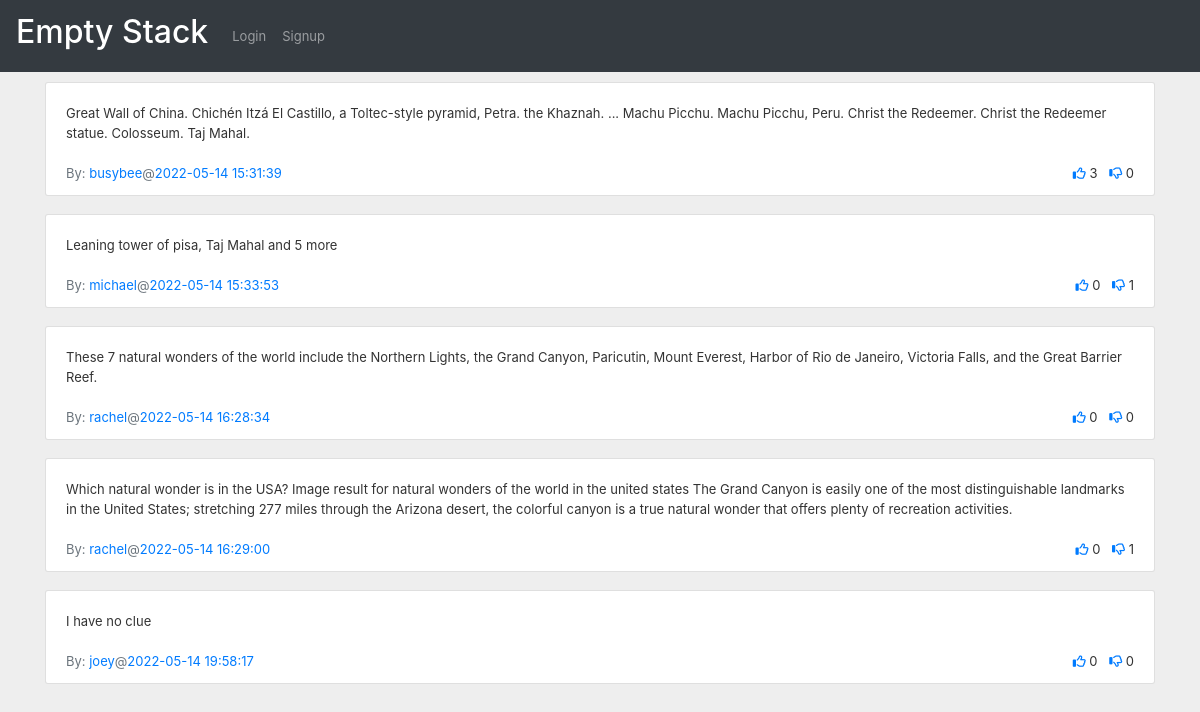
The app's page /show_answers/9, older data.
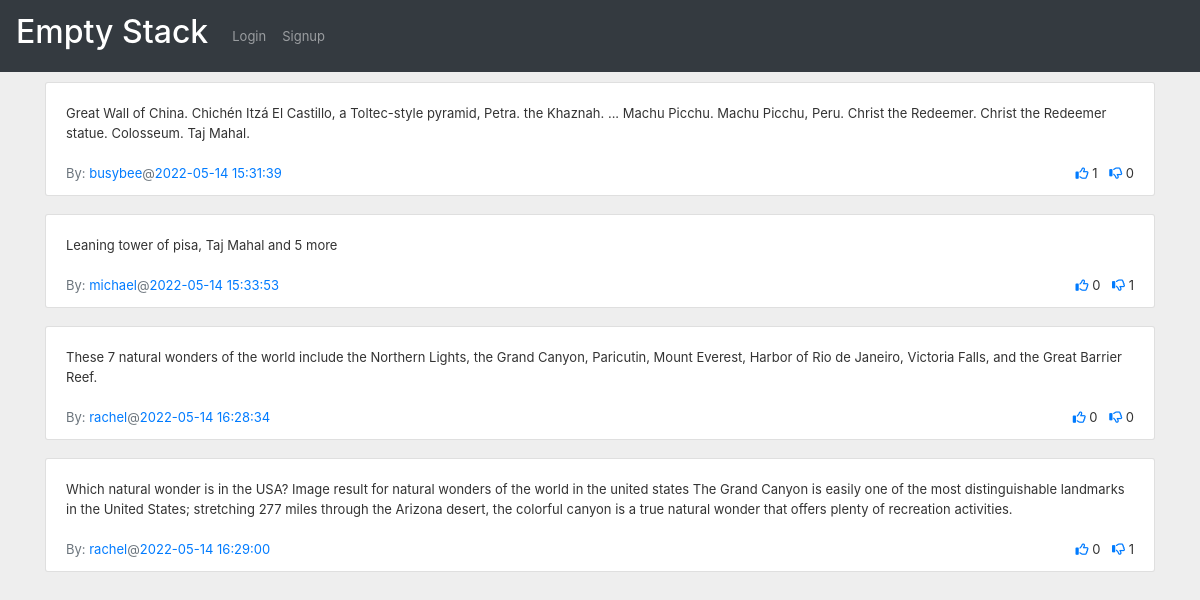
The same page, newer data.
### app.py (models this page shows)
class Answers(db.Model):
    answerid = db.Column(db.Integer, autoincrement=True, primary_key=True)
    userid = db.Column(db.Integer, ForeignKey(Users.userid))
    answer = db.Column(db.Text)
    questionid = db.Column(db.Integer, ForeignKey(Questions.questionid))
    timeposted = db.Column(db.DateTime, server_default=func.now())
    upvotes = db.Column(db.Integer, default=0)
    downvotes = db.Column(db.Integer, default=0)
    bestanswer = db.Column(db.Boolean, default=False)

class Users(db.Model):
    userid = db.Column(db.Integer, primary_key=True, autoincrement=True)
    username = db.Column(db.String, unique=True)
    firstname = db.Column(db.String)
    lastname = db.Column(db.String)
    email = db.Column(db.String)
    phone = db.Column(db.String)
    profile = db.Column(db.Text)
    rating = db.Column(db.Integer, default=0)
    city = db.Column(db.String)
    state = db.Column(db.String)
    country = db.Column(db.String)

### app.py (the view)
@app.route('/show_answers/<question_id>', methods=['GET', 'POST'])
def show_answers(question_id):
    session['question_id'] = question_id
    question_id = int(question_id)
    answers = Answers.query.filter_by(questionid=question_id).all()
    usernames = []
    list_of_upvotes = []
    list_of_downvotes = []
    for answer in answers:
        user = Users.query.filter_by(userid=answer.userid).first()
        user_upvote = Upvotes.query.filter_by(userid=session.get('userid'), answerid=answer.answerid).first()
        if user_upvote:
            list_of_upvotes.append(True)
        else:
            list_of_upvotes.append(False)
        user_downvote = Downvotes.query.filter_by(userid=session.get('userid'), answerid=answer.answerid).first()
        if user_downvote:
            list_of_downvotes.append(True)
        else:
            list_of_downvotes.append(False)
        usernames.append(user.username)
    question = Questions.query.filter_by(questionid=question_id).first()
    return render_template('answers.html',
                           answers=answers,
                           usernames=usernames,
                           list_of_upvotes=list_of_upvotes,
                           list_of_downvotes=list_of_downvotes,
                           question=question)

### templates/answers.html (shortened to what this page needs)
{% extends "base.html" %}
{% import "bootstrap/wtf.html" as wtf %}
{% block styles %}
    <link rel="stylesheet" href="{{url_for('.static', filename='css/answers.css')}}">
{% endblock %}
{% block content %}
    {% for answer in answers %}
        <div class="container d-flex justify-content-center mt-10">
            {% if list_of_upvotes[loop.index-1] %}
                {% set upvote_icon_class = "fas fa-thumbs-up" %}
            {% else %}
                {% set upvote_icon_class = "far fa-thumbs-up" %}
            {% endif %}
            {% if list_of_downvotes[loop.index-1] %}
                {% set downvote_icon_class = "fas fa-thumbs-down" %}
            {% else %}
                {% set downvote_icon_class = "far fa-thumbs-down" %}
            {% endif %}
            <div class="w-100 overflow-auto order-2 order-md-1">
                <div class="card-group-control card-group-control-right">
                    <div class="card mb-2 w-100">
                        <div class="collapse show" >
                            <div class="card-body">
                                {{ answer.answer }}
                            </div>
                            <div class="card-footer bg-transparent d-sm-flex align-items-sm-center border-top-0 pt-0">
                                <a href="/profile/{{ answer.userid }}">
                                    <span class="text-muted">By: </span><span class="text-primary">{{ usernames[loop.index-1] }}</span>
                                </a>
                                <span class="text-muted">@</span><span class="text-primary">{{ answer.timeposted }}</span>
                                <ul class="list-inline text-nowrap mb-0 ml-auto mt-2 mt-sm-0">
                                    <li class="list-inline-item"><a href="/upvote-answer/{{ answer.answerid }}"><i class="{{ upvote_icon_class }}"></i></a> {{ answer.upvotes }}</li>
                                    <li class="list-inline-item"><a href="/downvote-answer/{{ answer.answerid }}"><i class="{{ downvote_icon_class }}"></i></a> {{ answer.downvotes }}</li>
                                </ul>
                            </div>
                        </div>
                    </div>
                </div>
            </div>
        </div>
    {% endfor %}
{% endblock %}

### templates/base.html (shortened to what this page needs)
<!DOCTYPE html>
<html lang="en">
<head>
    <link rel="stylesheet" href="https://cdn.jsdelivr.net/npm/bootstrap@4.3.1/dist/css/bootstrap.min.css">
    <link rel="stylesheet" href="https://cdnjs.cloudflare.com/ajax/libs/font-awesome/6.1.1/css/all.min.css" />
    <link rel="stylesheet" href="{{ url_for('static',filename='css/main.css') }}">
    {% block styles %}{% endblock %}
</head>
<body style="padding-top: 0px">
    <nav class="navbar navbar-expand-lg navbar-dark bg-dark">
        <a class="navbar-brand" href="/"><h2>Empty Stack</h2></a>
      <div class="collapse navbar-collapse" id="navbarSupportedContent">
        <ul class="navbar-nav ms-auto">
            {% if not session.get('userid') %}
                 <li class="nav-item ">
                    <a class="nav-link" href="/login">Login <span class="sr-only">(current)</span></a>
                 </li>
                 <li class="nav-item">
                    <a class="nav-link" href="/signup">Signup <span class="sr-only">(current)</span></a>
                 </li>
            {% endif %}
        </ul>
      </div>
    </nav>
    {% block content %}{% endblock %}
</body>
</html>

### static/css/answers.css (style rules this page uses)
body { margin: 0; font-size: .8125rem; font-weight: 400; line-height: 1.5385; color: #333; text-align: left; background-color: #eee; }
.mt-10 { margin-top: 10px; }
a { text-decoration: none !important; }
.card { position: relative; display: -ms-flexbox; display: flex; -ms-flex-direction: column; flex-direction: column; min-width: 0; word-wrap: break-word; background-color: #fff; background-clip: border-box; border: 1px solid rgba(0,0,0,.125); border-radius: .1875rem; }
.w-100 { width: 100%!important; }

Row changes from the older to the newer data that the page shows:
removed Answers: answer "I have no clue", timeposted "2022-05-14 19:58:17", upvotes "0", downvotes "0"
removed Users: username "joey"
changed Answers (number 1 of 4 on the later page): upvotes "3" → "1"
